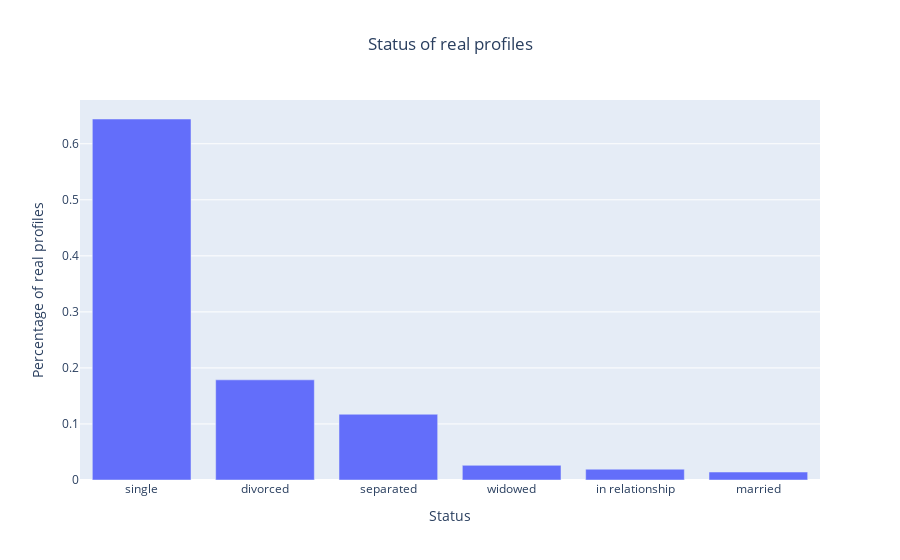

Source (notebook cell):
### Markdown cell above
## 4.6 Status

### Code cell
counts = realdf["status"].value_counts(normalize = True)

fig = px.bar(counts, title="Status of real profiles")
fig.update_layout(
    xaxis_title = "Status",
    yaxis_title = "Percentage of real profiles",
    title_x = 0.5,
    showlegend = False
)

fig.show()

### Figure 1 — Plotly figure (JSON) as saved in the notebook; plotly's stock layout.template omitted (floating-point values rounded to 4 significant figures)
{"data": [{"alignmentgroup": "True", "hovertemplate": "variable=status<br>index=%{x}<br>value=%{y}<extra></extra>", "legendgroup": "status", "marker": {"color": "#636efa", "pattern": {"shape": ""}}, "name": "status", "offsetgroup": "status", "orientation": "v", "showlegend": true, "textposition": "auto", "type": "bar", "x": ["single", "divorced", "separated", "widowed", "in relationship", "married"], "xaxis": "x", "y": [0.6442, 0.1787, 0.1174, 0.02618, 0.0193, 0.01422], "yaxis": "y"}], "layout": {"barmode": "relative", "legend": {"title": {"text": "variable"}, "tracegroupgap": 0}, "showlegend": false, "title": {"text": "Status of real profiles", "x": 0.5}, "xaxis": {"anchor": "y", "domain": [0, 1], "title": {"text": "Status"}}, "yaxis": {"anchor": "x", "domain": [0, 1], "title": {"text": "Percentage of real profiles"}}}}
